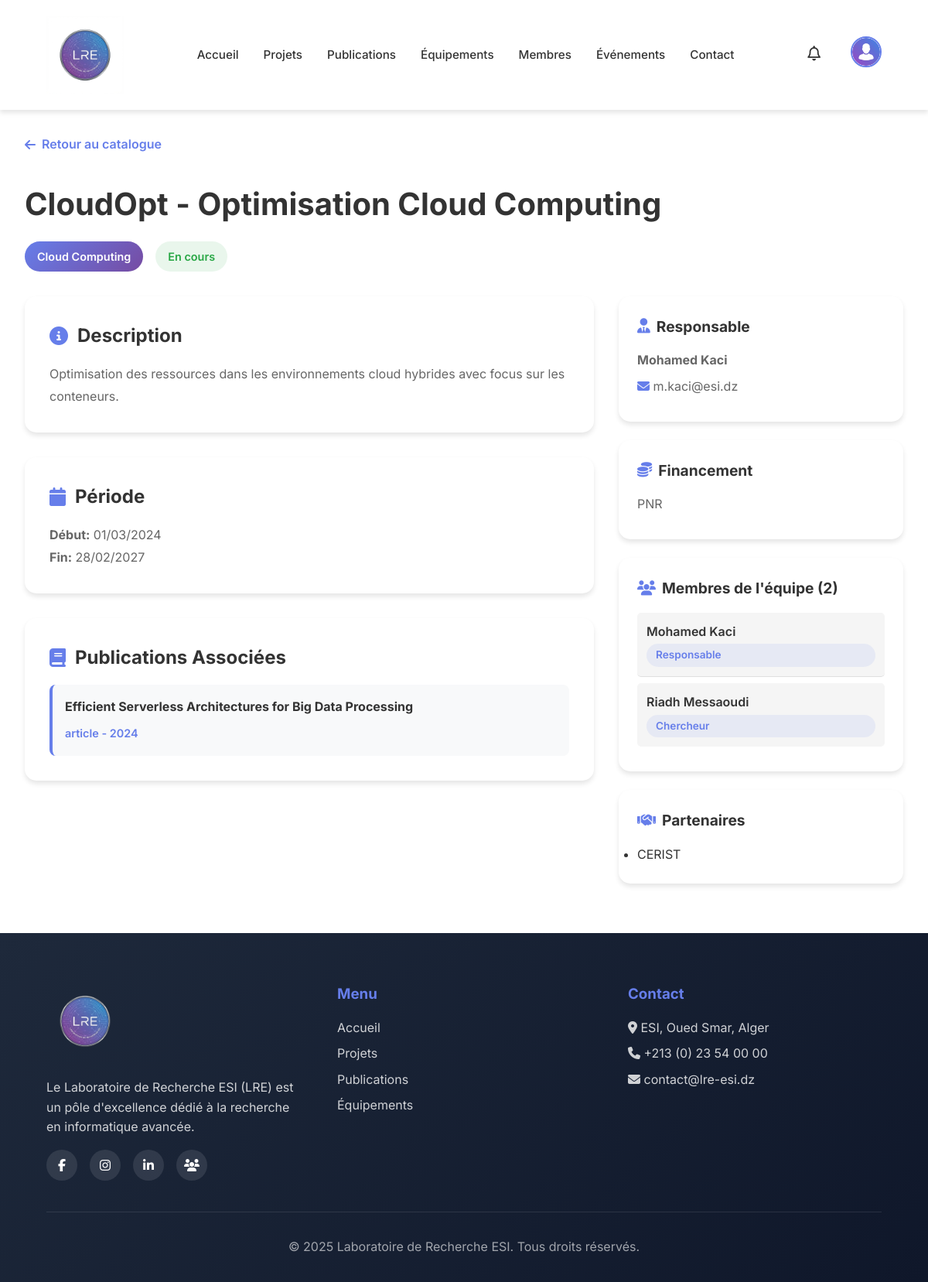
Page /index.php?router=projet-details&id=3 (signed in) on the committed database.
### tables this page shows
CREATE TABLE projects (
    id_project INT AUTO_INCREMENT PRIMARY KEY,
    titre VARCHAR(200) NOT NULL,
    description TEXT,
    responsable_id INT,
    thematique VARCHAR(100),
    type_financement VARCHAR(100),
    statut ENUM('en_cours', 'termine', 'soumis') DEFAULT 'en_cours',
    date_debut DATE,
    date_fin DATE,
    lien_externe VARCHAR(255),
    FOREIGN KEY (responsable_id) REFERENCES users(id_user) ON DELETE SET NULL
);

CREATE TABLE publications (
    id_pub INT AUTO_INCREMENT PRIMARY KEY,
    titre VARCHAR(300) NOT NULL,
    resume TEXT,
    type ENUM('article', 'conference', 'these', 'memoire', 'rapport', 'cours', 'livre') NOT NULL,
    date_publication DATE NOT NULL,
    conference VARCHAR(200),
    doi VARCHAR(100),
    fichier_pdf VARCHAR(255),
    project_id INT,
    team_id INT,
    statut ENUM('valide', 'en_attente', 'refuse', 'rejete') DEFAULT 'valide',
    FOREIGN KEY (project_id) REFERENCES projects(id_project) ON DELETE SET NULL,
    FOREIGN KEY (team_id) REFERENCES teams(id_team) ON DELETE SET NULL
);

CREATE TABLE users (
    id_user INT AUTO_INCREMENT PRIMARY KEY,
    username VARCHAR(50) NOT NULL UNIQUE,
    password VARCHAR(255) NOT NULL,
    nom VARCHAR(100) NOT NULL,
    prenom VARCHAR(100) NOT NULL,
    email VARCHAR(150) NOT NULL UNIQUE,
    photo VARCHAR(255) DEFAULT 'View/assets/default_avatar.png',
    grade VARCHAR(100),
    poste VARCHAR(100),
    biographie TEXT,
    specialite VARCHAR(100),
    domaine_recherche VARCHAR(255),
    role ENUM('admin','enseignant-chercheur','doctorant','etudiant','invite') DEFAULT 'enseignant-chercheur',
    date_creation TIMESTAMP DEFAULT CURRENT_TIMESTAMP
);

CREATE TABLE project_members (
    project_id INT NOT NULL,
    user_id INT NOT NULL,
    role_projet VARCHAR(100),
    PRIMARY KEY (project_id, user_id),
    FOREIGN KEY (project_id) REFERENCES projects(id_project) ON DELETE CASCADE,
    FOREIGN KEY (user_id) REFERENCES users(id_user) ON DELETE CASCADE
);

CREATE TABLE partners (
    id_partner INT AUTO_INCREMENT PRIMARY KEY,
    nom VARCHAR(150) NOT NULL,
    type ENUM('universite', 'entreprise', 'organisme') NOT NULL,
    logo VARCHAR(255),
    site_web VARCHAR(255)
);

### Controller/projectController.php (called while the page is built, shortened)
<?php
require_once("View/projectsView.php");
require_once("Model/projectModel.php");
class projectController {
    public function afficherDetails($id) {
        $model = new projectModel();
        $project = $model->getProjectById($id);
        $members = $model->getProjectMembers($id);
        $publications = $model->getProjectPublications($id);
        $partners = $model->getProjectPartners($id);
        $userId = $_SESSION['admin']['id_user'] ?? $_SESSION['user']['id_user'] ?? null;
        $isLoggedIn = !empty($userId);
        $isMember = $isLoggedIn && $model->isProjectMember($id, $userId);
        $isResponsable = $isLoggedIn && $model->isResponsable($id, $userId);
        $view = new projectsView();
        $view->afficherDetails($project, $members, $publications, $partners, $isLoggedIn, $isMember, $isResponsable);
    }
}
?>

### Model/projectModel.php (called while the page is built, shortened)
<?php
class projectModel {
    private $db;
    public function __construct() {
        $this->db = new dataBaseModel();
    }
    public function getProjectById($id) {
        $conn = $this->db->connexion();
        $query = "SELECT p.*, u.nom AS responsable_nom, u.prenom AS responsable_prenom, u.email AS responsable_email
                  FROM projects p
                  LEFT JOIN users u ON p.responsable_id = u.id_user
                  WHERE p.id_project = ?";
        $stmt = $conn->prepare($query);
        $stmt->bind_param("i", $id);
        $stmt->execute();
        $result = $stmt->get_result();
        $project = $result->fetch_assoc();
        $this->db->deconnexion($conn);
        return $project;
    }
    public function getProjectMembers($projectId) {
        $conn = $this->db->connexion();
        $query = "SELECT u.*, pm.role_projet FROM users u
                  JOIN project_members pm ON u.id_user = pm.user_id
                  WHERE pm.project_id = ?";
        $stmt = $conn->prepare($query);
        $stmt->bind_param("i", $projectId);
        $stmt->execute();
        $result = $stmt->get_result();
        $members = [];
        while ($row = $result->fetch_assoc()) {
            $members[] = $row;
        }
        $this->db->deconnexion($conn);
        return $members;
    }
    public function getProjectPublications($projectId) {
        $conn = $this->db->connexion();
        $query = "SELECT * FROM publications WHERE project_id = ? AND statut = 'valide' ORDER BY date_publication DESC";
        $stmt = $conn->prepare($query);
        $stmt->bind_param("i", $projectId);
        $stmt->execute();
        $result = $stmt->get_result();
        $publications = [];
        while ($row = $result->fetch_assoc()) {
            $publications[] = $row;
        }
        $this->db->deconnexion($conn);
        return $publications;
    }
    public function getProjectPartners($projectId) {
        $conn = $this->db->connexion();
        $query = "SELECT partners.* FROM partners
                  JOIN project_partners pp ON partners.id_partner = pp.partner_id
                  WHERE pp.project_id = ?";
        $stmt = $conn->prepare($query);
        $stmt->bind_param("i", $projectId);
        $stmt->execute();
        $result = $stmt->get_result();
        $partners = [];
        while ($row = $result->fetch_assoc()) {
            $partners[] = $row;
        }
        $this->db->deconnexion($conn);
        return $partners;
    }
    public function isResponsable($projectId, $userId) {
        $conn = $this->db->connexion();
        $query = "SELECT responsable_id FROM projects WHERE id_project = ?";
        $stmt = $conn->prepare($query);
        $stmt->bind_param("i", $projectId);
        $stmt->execute();
        $result = $stmt->get_result();
        $project = $result->fetch_assoc();
        $this->db->deconnexion($conn);
        return $project && $project['responsable_id'] == $userId;
    }
    public function isProjectMember($projectId, $userId) {
        $conn = $this->db->connexion();
        $query = "SELECT COUNT(*) as count FROM project_members WHERE project_id = ? AND user_id = ?";
        $stmt = $conn->prepare($query);
        $stmt->bind_param("ii", $projectId, $userId);
        $stmt->execute();
        $result = $stmt->get_result();
        $row = $result->fetch_assoc();
        $this->db->deconnexion($conn);
        return $row['count'] > 0;
    }
}
?>

### View/projectsView.php (the view, shortened to what this page needs)
<?php
class projectsView {
    public function entetePage() {
        ?>
        <head>
            <link rel="stylesheet" href="View/css/commonStyles.css">
            <link rel="stylesheet" href="View/css/projectsStyle.css">
            <link rel="stylesheet" href="https://cdnjs.cloudflare.com/ajax/libs/font-awesome/6.7.2/css/all.min.css" />
        </head>
        <?php
    }
        ?>
        <?php
    public function afficherDetails($project, $members, $publications, $partners, $isLoggedIn = false, $isMember = false, $isResponsable = false) {
        ?>
        <!DOCTYPE html>
        <html lang="fr">
            <?php $this->entetePage(); ?>
            <body>
                <div class="project-detail-container">
                    <a href="index.php?router=projets" class="back-link">
                        <i class="fa-solid fa-arrow-left"></i> Retour au catalogue
                    </a>
                    <div class="project-detail-header">
                        <div class="header-top">
                            <div>
                                <h1><?= htmlspecialchars($project['titre']) ?></h1>
                                <div class="project-badges">
                                    <span class="badge theme-badge"><?= $project['thematique'] ?></span>
                                    <span class="badge status-<?= $project['statut'] ?>">
                                        <?= ucfirst(str_replace('_', ' ', $project['statut'])) ?>
                                    </span>
                                </div>
                            </div>
                        </div>
                    </div>
                    <div class="project-detail-grid">
                        <div class="project-main">
                            <section class="detail-section">
                                <h2><i class="fa-solid fa-info-circle"></i> Description</h2>
                                <p><?= nl2br(htmlspecialchars($project['description'])) ?></p>
                            </section>
                            <section class="detail-section">
                                <h2><i class="fa-solid fa-calendar"></i> Période</h2>
                                <p>
                                    <strong>Début:</strong> <?= date('d/m/Y', strtotime($project['date_debut'])) ?><br>
                                    <?php if ($project['date_fin']): ?>
                                        <strong>Fin:</strong> <?= date('d/m/Y', strtotime($project['date_fin'])) ?>
                                    <?php endif; ?>
                                </p>
                            </section>
                            <?php if (!empty($publications)): ?>
                                <section class="detail-section">
                                    <h2><i class="fa-solid fa-book"></i> Publications Associées</h2>
                                    <div class="publications-list">
                                        <?php foreach ($publications as $pub): ?>
                                            <div class="pub-item">
                                                <h4><?= htmlspecialchars($pub['titre']) ?></h4>
                                                <p><?= $pub['type'] ?> - <?= date('Y', strtotime($pub['date_publication'])) ?></p>
                                            </div>
                                        <?php endforeach; ?>
                                    </div>
                                </section>
                            <?php endif; ?>
                        </div>
                        <div class="project-sidebar">
                            <div class="sidebar-card">
                                <h3><i class="fa-solid fa-user-tie"></i> Responsable</h3>
                                <p><strong><?= htmlspecialchars($project['responsable_prenom'] . ' ' . $project['responsable_nom']) ?></strong></p>
                                <p><i class="fa-solid fa-envelope"></i> <?= htmlspecialchars($project['responsable_email']) ?></p>
                            </div>
                            <div class="sidebar-card">
                                <h3><i class="fa-solid fa-coins"></i> Financement</h3>
                                <p><?= htmlspecialchars($project['type_financement']) ?></p>
                            </div>
                            <?php if (!empty($members)): ?>
                                <div class="sidebar-card">
                                    <div class="members-header">
                                        <h3><i class="fa-solid fa-users"></i> Membres de l'équipe (<?= count($members) ?>)</h3>
                                    </div>
                                    <ul class="members-list">
                                        <?php foreach ($members as $member): ?>
                                            <li class="member-item">
                                                <div class="member-info">
                                                    <span class="member-name"><?= htmlspecialchars($member['prenom'] . ' ' . $member['nom']) ?></span>
                                                    <span class="role-tag"><?= htmlspecialchars($member['role_projet']) ?></span>
                                                </div>
                                            </li>
                                        <?php endforeach; ?>
                                    </ul>
                                </div>
                            <?php endif; ?>
                            <?php if (!empty($partners)): ?>
                                <div class="sidebar-card">
                                    <h3><i class="fa-solid fa-handshake"></i> Partenaires</h3>
                                    <ul>
                                        <?php foreach ($partners as $partner): ?>
                                            <li><?= htmlspecialchars($partner['nom']) ?></li>
                                        <?php endforeach; ?>
                                    </ul>
                                </div>
                            <?php endif; ?>
                        </div>
                    </div>
                </div>
            </body>
        </html>
        <?php
    }
}
?>

### View/css/commonStyles.css (style rules this page uses)
* { margin: 0; padding: 0; box-sizing: border-box; }
:root { --primary-color: #007bff; --secondary-color: #6c757d; --success-color: #28a745; --danger-color: #dc3545; --warning-color: #ffc107; --dark-color: #343a40; --light-color: #f8f9fa; --gradient-primary: linear-gradient(135deg, #667eea 0%, #764ba2 100%); --gradient-secondary: linear-gradient(135deg, #f093fb 0%, #f5576c 100%); --gradient-success: linear-gradient(135deg, #4facfe 0%, #00f2fe 100%); --shadow-sm: 0 2px 4px rgba(0, 0, 0, 0.1); --shadow-md: 0 4px 6px rgba(0, 0, 0, 0.1); --shadow-lg: 0 10px 15px rgba(0, 0, 0, 0.1); --transition: all 0.3s ease; }
body { font-family: 'Inter', -apple-system, BlinkMacSystemFont, 'Segoe UI', Roboto, sans-serif; line-height: 1.6; color: #333; background-color: #fff; }

### View/css/projectsStyle.css (style rules this page uses)
.status-en_cours { background: rgba(40, 167, 69, 0.1); color: #28a745; }
.project-detail-container { max-width: 1400px; margin: 2rem auto; padding: 0 2rem; }
.back-link { display: inline-flex; align-items: center; gap: 0.5rem; color: #667eea; text-decoration: none; margin-bottom: 2rem; font-weight: 600; transition: all 0.3s ease; }
.project-detail-header { margin-bottom: 2rem; }
.project-detail-header h1 { font-size: 2.5rem; margin-bottom: 1rem; color: #333; }
.project-badges { display: flex; gap: 1rem; }
.badge { padding: 0.5rem 1rem; border-radius: 20px; font-size: 0.9rem; font-weight: 600; }
.theme-badge { background: linear-gradient(135deg, #667eea 0%, #764ba2 100%); color: white; }
.project-detail-grid { display: grid; grid-template-columns: 2fr 1fr; gap: 2rem; }
.project-main { display: flex; flex-direction: column; gap: 2rem; }
.detail-section { background: white; padding: 2rem; border-radius: 15px; box-shadow: 0 4px 6px rgba(0, 0, 0, 0.1); }
.detail-section h2 { display: flex; align-items: center; gap: 0.75rem; margin-bottom: 1rem; color: #333; font-size: 1.5rem; }
.detail-section i { color: #667eea; }
.detail-section p { color: #666; line-height: 1.8; }
.publications-list { display: flex; flex-direction: column; gap: 1rem; }
.pub-item { padding: 1rem; background: #f8f9fa; border-left: 4px solid #667eea; border-radius: 8px; }
.pub-item h4 { margin-bottom: 0.5rem; color: #333; }
.pub-item p { color: #667eea; font-weight: 600; font-size: 0.9rem; }
.project-sidebar { display: flex; flex-direction: column; gap: 1.5rem; }
.sidebar-card { background: white; padding: 1.5rem; border-radius: 15px; box-shadow: 0 4px 6px rgba(0, 0, 0, 0.1); }
.sidebar-card h3 { display: flex; align-items: center; gap: 0.5rem; margin-bottom: 1rem; color: #333; font-size: 1.2rem; }
.sidebar-card i { color: #667eea; }
.sidebar-card p { color: #666; margin-bottom: 0.5rem; }
.members-list { list-style: none; }
.members-list li { padding: 0.75rem; border-bottom: 1px solid #e0e0e0; display: flex; justify-content: space-between; align-items: center; }
.members-list li:last-child { border-bottom: none; }
.role-tag { background: rgba(102, 126, 234, 0.1); color: #667eea; padding: 0.25rem 0.75rem; border-radius: 15px; font-size: 0.85rem; font-weight: 600; }

### View/projectsView.php (style rules this page uses)
.header-top { display: flex; justify-content: space-between; align-items: flex-start; gap: 20px; margin-bottom: 20px; }
.member-item { display: flex; justify-content: space-between; align-items: center; padding: 10px; background: #f5f5f5; border-radius: 5px; margin-bottom: 8px; }
.member-info { flex: 1; display: flex; flex-direction: column; gap: 3px; }
.member-name { font-weight: 600; color: #333; }

### rows in the picture
projects: titre "CloudOpt - Optimisation Cloud Computing", thematique "Cloud Computing", statut "En cours", description "Optimisation des ressources dans les environnements cloud hybrides avec focus sur les conteneurs.", date_debut "01/03/2024", date_fin "28/02/2027", responsable.nom "Mohamed Kaci", responsable.email "m.kaci@esi.dz", type_financement "PNR"
publications: titre "Efficient Serverless Architectures for Big Data Processing", type "article", date_publication "2024"
project_members: user.nom "Mohamed Kaci", role_projet "Responsable"
project_members: user.nom "Riadh Messaoudi", role_projet "Chercheur"
partners: nom "CERIST"

### other values in the picture
count($members) "2"
